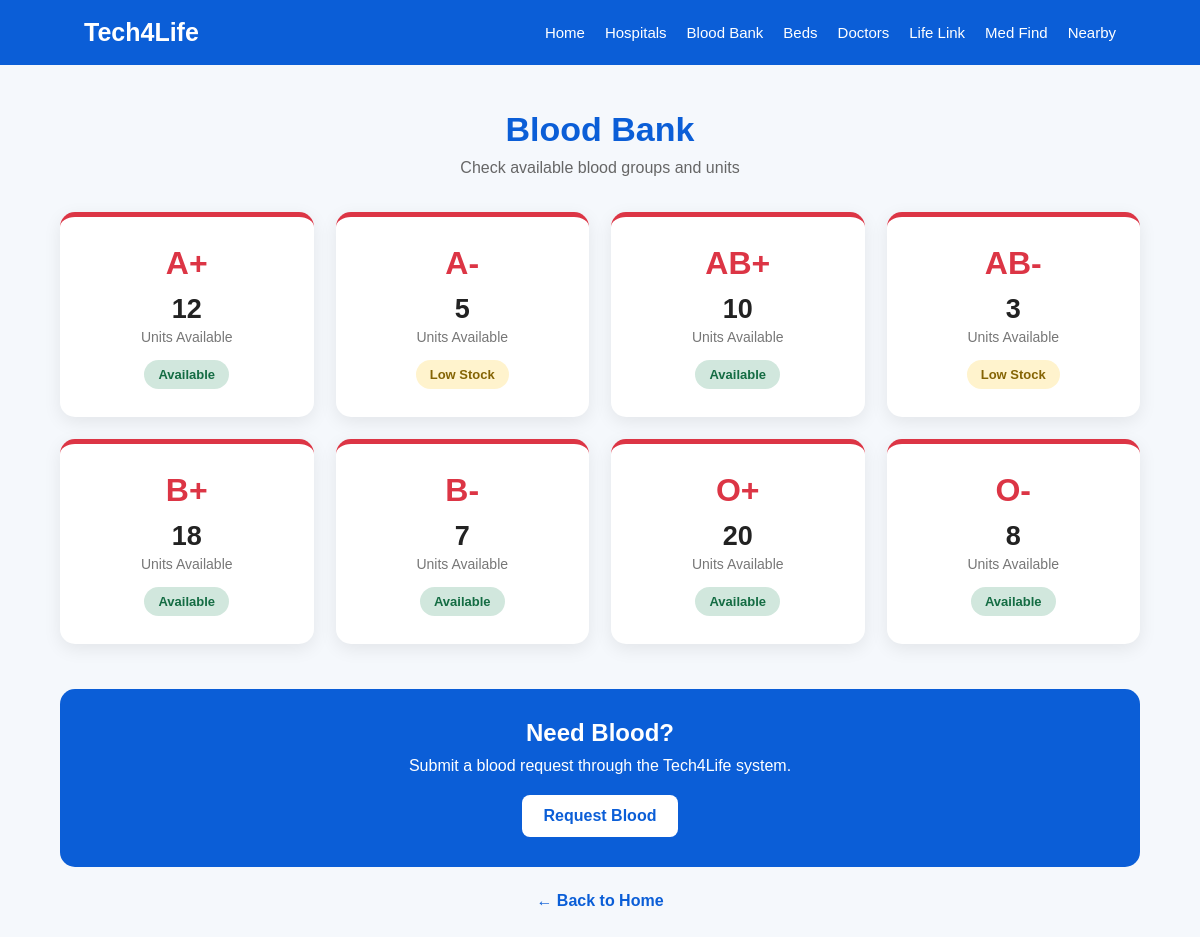
The page /blood-bank on the database its author committed.
### tables this page shows
CREATE TABLE blood_groups (
            id INTEGER PRIMARY KEY AUTOINCREMENT,
            blood_group TEXT NOT NULL UNIQUE,
            units INTEGER DEFAULT 0
        );

### app.py (the view)
@app.route("/blood-bank")
def blood_bank():
    conn = get_db_connection()
    blood_groups = conn.execute(
        "SELECT * FROM blood_groups ORDER BY blood_group"
    ).fetchall()
    conn.close()
    return render_template(
        "blood_bank.html",
        blood_groups=blood_groups
    )

### app.py (called while the page is built)
def get_db_connection():
    conn = sqlite3.connect(DATABASE)
    conn.row_factory = sqlite3.Row
    return conn

### templates/blood_bank.html (shortened to what this page needs)
<!DOCTYPE html>
<html lang="en">
<head>
</head>
<body>
    <nav>
        <div class="logo">Tech4Life</div>
        <div class="nav-links">
            <a href="/">Home</a>
            <a href="/hospitals">Hospitals</a>
            <a href="/blood-bank">Blood Bank</a>
            <a href="/beds">Beds</a>
            <a href="/doctors">Doctors</a>
            <a href="https://visionary-semolina-8a3267.netlify.app/" target="_blank" rel="noopener">Life Link</a>
            <a href="https://glittering-halva-2beeba.netlify.app/" target="_blank" rel="noopener">Med Find</a>
            <a href="/nearby">Nearby</a>
        </div>
    </nav>
    <div class="container">
        <div class="heading">
            <h1>Blood Bank</h1>
            <p>Check available blood groups and units</p>
        </div>
        <div class="blood-grid">
            {% for blood_group in blood_groups %}
            <div class="blood-card">
                <div class="blood-group">
                    {{ blood_group["blood_group"] }}
                </div>
                <div class="units">
                    {{ blood_group["units"] }}
                </div>
                <div class="unit-text">
                    Units Available
                </div>
                {% if blood_group["units"] == 0 %}
                <span class="status out">
                    Out of Stock
                </span> {% elif blood_group["units"]
                <=5 %} <span class="status low">
                    Low Stock
                    </span>
                    {% else %}
                    <span class="status available">
                    Available
                </span> {% endif %}
            </div>
            {% endfor %}
        </div>
        <div class="request-section">
            <h2>Need Blood?</h2>
            <p>
                Submit a blood request through the Tech4Life system.
            </p>
            <a href="/request-blood" class="request-btn">
            Request Blood
        </a>
        </div>
        <a href="/" class="back-link">
        ← Back to Home
    </a>
    </div>
</body>
</html>

### templates/blood_bank.html (style rules this page uses)
* { box-sizing: border-box; margin: 0; padding: 0; }
body { font-family: Arial, sans-serif; background: #f5f8fc; color: #222; }
nav { background: #0b5ed7; color: white; padding: 18px 7%; display: flex; justify-content: space-between; align-items: center; flex-wrap: wrap; gap: 15px; }
.logo { font-size: 25px; font-weight: bold; }
.nav-links { display: flex; gap: 20px; flex-wrap: wrap; }
.nav-links a { color: white; text-decoration: none; font-size: 15px; }
.container { width: 90%; max-width: 1200px; margin: 45px auto; }
.heading { text-align: center; margin-bottom: 35px; }
.heading h1 { color: #0b5ed7; font-size: 34px; margin-bottom: 10px; }
.heading p { color: #666; font-size: 16px; }
.blood-grid { display: grid; grid-template-columns: repeat(4, 1fr); gap: 22px; }
.blood-card { background: white; border-radius: 15px; padding: 28px 20px; text-align: center; box-shadow: 0 5px 18px rgba(0, 0, 0, 0.08); border-top: 5px solid #dc3545; transition: 0.2s; }
.blood-group { font-size: 32px; font-weight: bold; color: #dc3545; margin-bottom: 12px; }
.units { font-size: 27px; font-weight: bold; color: #222; }
.unit-text { color: #777; margin-top: 4px; font-size: 14px; }
.status { display: inline-block; margin-top: 15px; padding: 7px 14px; border-radius: 20px; font-size: 13px; font-weight: bold; }
.available { background: #d1e7dd; color: #146c43; }
.low { background: #fff3cd; color: #856404; }
.request-section { margin-top: 45px; background: #0b5ed7; color: white; padding: 30px; border-radius: 15px; text-align: center; }
.request-section h2 { margin-bottom: 10px; }
.request-section p { margin-bottom: 20px; }
.request-btn { display: inline-block; background: white; color: #0b5ed7; text-decoration: none; padding: 12px 22px; border-radius: 8px; font-weight: bold; }
.back-link { display: block; text-align: center; margin-top: 25px; color: #0b5ed7; text-decoration: none; font-weight: bold; }

### rows shown on the page
blood_groups: blood_group "A+", units "12", shows "Available"
blood_groups: blood_group "A-", units "5", shows "Low Stock"
blood_groups: blood_group "AB+", units "10", shows "Available"
blood_groups: blood_group "AB-", units "3", shows "Low Stock"
blood_groups: blood_group "B+", units "18", shows "Available"
blood_groups: blood_group "B-", units "7", shows "Available"
blood_groups: blood_group "O+", units "20", shows "Available"
blood_groups: blood_group "O-", units "8", shows "Available"
